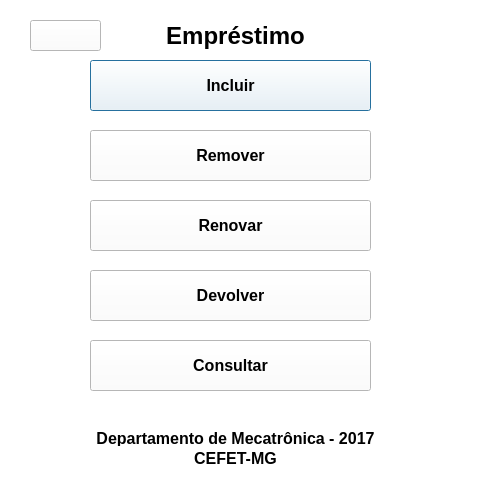
<?xml version="1.0" encoding="UTF-8"?>
<ui version="4.0">
 <class>menuempres</class>
 <widget class="QDialog" name="menuempres">
  <property name="geometry">
   <rect>
    <x>0</x>
    <y>0</y>
    <width>491</width>
    <height>500</height>
   </rect>
  </property>
  <property name="windowTitle">
   <string>CONTROLE DE PATRIMONIO</string>
  </property>
  <property name="styleSheet">
   <string notr="true">background-color: rgb(255, 255, 255);</string>
  </property>
  <widget class="QPushButton" name="pushButton">
   <property name="geometry">
    <rect>
     <x>90</x>
     <y>60</y>
     <width>281</width>
     <height>51</height>
    </rect>
   </property>
   <property name="font">
    <font>
     <pointsize>12</pointsize>
     <weight>75</weight>
     <bold>true</bold>
    </font>
   </property>
   <property name="text">
    <string>Incluir</string>
   </property>
  </widget>
  <widget class="QPushButton" name="pushButton_2">
   <property name="geometry">
    <rect>
     <x>90</x>
     <y>130</y>
     <width>281</width>
     <height>51</height>
    </rect>
   </property>
   <property name="font">
    <font>
     <pointsize>12</pointsize>
     <weight>75</weight>
     <bold>true</bold>
    </font>
   </property>
   <property name="text">
    <string>Remover</string>
   </property>
  </widget>
  <widget class="QPushButton" name="pushButton_3">
   <property name="geometry">
    <rect>
     <x>90</x>
     <y>200</y>
     <width>281</width>
     <height>51</height>
    </rect>
   </property>
   <property name="font">
    <font>
     <pointsize>12</pointsize>
     <weight>75</weight>
     <bold>true</bold>
    </font>
   </property>
   <property name="text">
    <string>Renovar</string>
   </property>
  </widget>
  <widget class="QPushButton" name="pushButton_4">
   <property name="geometry">
    <rect>
     <x>90</x>
     <y>270</y>
     <width>281</width>
     <height>51</height>
    </rect>
   </property>
   <property name="font">
    <font>
     <pointsize>12</pointsize>
     <weight>75</weight>
     <bold>true</bold>
    </font>
   </property>
   <property name="text">
    <string>Devolver</string>
   </property>
  </widget>
  <widget class="QPushButton" name="pushButton_5">
   <property name="geometry">
    <rect>
     <x>90</x>
     <y>340</y>
     <width>281</width>
     <height>51</height>
    </rect>
   </property>
   <property name="font">
    <font>
     <pointsize>12</pointsize>
     <weight>75</weight>
     <bold>true</bold>
    </font>
   </property>
   <property name="text">
    <string>Consultar</string>
   </property>
  </widget>
  <widget class="QLabel" name="label">
   <property name="geometry">
    <rect>
     <x>0</x>
     <y>20</y>
     <width>471</width>
     <height>31</height>
    </rect>
   </property>
   <property name="palette">
    <palette>
     <active>
      <colorrole role="Button">
       <brush brushstyle="SolidPattern">
        <color alpha="255">
         <red>255</red>
         <green>255</green>
         <blue>255</blue>
        </color>
       </brush>
      </colorrole>
      <colorrole role="Base">
       <brush brushstyle="SolidPattern">
        <color alpha="255">
         <red>255</red>
         <green>255</green>
         <blue>255</blue>
        </color>
       </brush>
      </colorrole>
      <colorrole role="Window">
       <brush brushstyle="SolidPattern">
        <color alpha="255">
         <red>255</red>
         <green>255</green>
         <blue>255</blue>
        </color>
       </brush>
      </colorrole>
     </active>
     <inactive>
      <colorrole role="Button">
       <brush brushstyle="SolidPattern">
        <color alpha="255">
         <red>255</red>
         <green>255</green>
         <blue>255</blue>
        </color>
       </brush>
      </colorrole>
      <colorrole role="Base">
       <brush brushstyle="SolidPattern">
        <color alpha="255">
         <red>255</red>
         <green>255</green>
         <blue>255</blue>
        </color>
       </brush>
      </colorrole>
      <colorrole role="Window">
       <brush brushstyle="SolidPattern">
        <color alpha="255">
         <red>255</red>
         <green>255</green>
         <blue>255</blue>
        </color>
       </brush>
      </colorrole>
     </inactive>
     <disabled>
      <colorrole role="Button">
       <brush brushstyle="SolidPattern">
        <color alpha="255">
         <red>255</red>
         <green>255</green>
         <blue>255</blue>
        </color>
       </brush>
      </colorrole>
      <colorrole role="Base">
       <brush brushstyle="SolidPattern">
        <color alpha="255">
         <red>255</red>
         <green>255</green>
         <blue>255</blue>
        </color>
       </brush>
      </colorrole>
      <colorrole role="Window">
       <brush brushstyle="SolidPattern">
        <color alpha="255">
         <red>255</red>
         <green>255</green>
         <blue>255</blue>
        </color>
       </brush>
      </colorrole>
     </disabled>
    </palette>
   </property>
   <property name="font">
    <font>
     <pointsize>18</pointsize>
     <weight>75</weight>
     <bold>true</bold>
    </font>
   </property>
   <property name="text">
    <string>Empréstimo</string>
   </property>
   <property name="alignment">
    <set>Qt::AlignCenter</set>
   </property>
  </widget>
  <widget class="QPushButton" name="pushButton_6">
   <property name="geometry">
    <rect>
     <x>30</x>
     <y>20</y>
     <width>71</width>
     <height>31</height>
    </rect>
   </property>
   <property name="minimumSize">
    <size>
     <width>61</width>
     <height>31</height>
    </size>
   </property>
   <property name="maximumSize">
    <size>
     <width>100</width>
     <height>100</height>
    </size>
   </property>
   <property name="styleSheet">
    <string notr="true">background-image: url(:/img/img/voltar.png);</string>
   </property>
   <property name="text">
    <string/>
   </property>
  </widget>
  <widget class="QLabel" name="label_3">
   <property name="geometry">
    <rect>
     <x>-60</x>
     <y>450</y>
     <width>591</width>
     <height>16</height>
    </rect>
   </property>
   <property name="font">
    <font>
     <pointsize>12</pointsize>
     <weight>75</weight>
     <bold>true</bold>
    </font>
   </property>
   <property name="text">
    <string>CEFET-MG</string>
   </property>
   <property name="alignment">
    <set>Qt::AlignCenter</set>
   </property>
  </widget>
  <widget class="QLabel" name="label_2">
   <property name="geometry">
    <rect>
     <x>-60</x>
     <y>430</y>
     <width>591</width>
     <height>16</height>
    </rect>
   </property>
   <property name="font">
    <font>
     <pointsize>12</pointsize>
     <weight>75</weight>
     <bold>true</bold>
    </font>
   </property>
   <property name="text">
    <string>Departamento de Mecatrônica - 2017</string>
   </property>
   <property name="alignment">
    <set>Qt::AlignCenter</set>
   </property>
  </widget>
 </widget>
 <resources/>
 <connections>
  <connection>
   <sender>pushButton_6</sender>
   <signal>clicked()</signal>
   <receiver>menuempres</receiver>
   <slot>close()</slot>
   <hints>
    <hint type="sourcelabel">
     <x>42</x>
     <y>34</y>
    </hint>
    <hint type="destinationlabel">
     <x>15</x>
     <y>57</y>
    </hint>
   </hints>
  </connection>
  <connection>
   <sender>pushButton</sender>
   <signal>clicked()</signal>
   <receiver>menuempres</receiver>
   <slot>close()</slot>
   <hints>
    <hint type="sourcelabel">
     <x>343</x>
     <y>75</y>
    </hint>
    <hint type="destinationlabel">
     <x>409</x>
     <y>82</y>
    </hint>
   </hints>
  </connection>
  <connection>
   <sender>pushButton_2</sender>
   <signal>clicked()</signal>
   <receiver>menuempres</receiver>
   <slot>close()</slot>
   <hints>
    <hint type="sourcelabel">
     <x>355</x>
     <y>146</y>
    </hint>
    <hint type="destinationlabel">
     <x>416</x>
     <y>155</y>
    </hint>
   </hints>
  </connection>
  <connection>
   <sender>pushButton_3</sender>
   <signal>clicked()</signal>
   <receiver>menuempres</receiver>
   <slot>close()</slot>
   <hints>
    <hint type="sourcelabel">
     <x>360</x>
     <y>230</y>
    </hint>
    <hint type="destinationlabel">
     <x>430</x>
     <y>217</y>
    </hint>
   </hints>
  </connection>
  <connection>
   <sender>pushButton_4</sender>
   <signal>clicked()</signal>
   <receiver>menuempres</receiver>
   <slot>close()</slot>
   <hints>
    <hint type="sourcelabel">
     <x>336</x>
     <y>287</y>
    </hint>
    <hint type="destinationlabel">
     <x>447</x>
     <y>288</y>
    </hint>
   </hints>
  </connection>
  <connection>
   <sender>pushButton_5</sender>
   <signal>clicked()</signal>
   <receiver>menuempres</receiver>
   <slot>close()</slot>
   <hints>
    <hint type="sourcelabel">
     <x>258</x>
     <y>367</y>
    </hint>
    <hint type="destinationlabel">
     <x>423</x>
     <y>355</y>
    </hint>
   </hints>
  </connection>
 </connections>
</ui>
